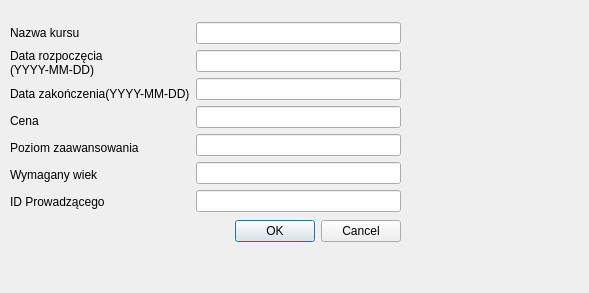
<?xml version="1.0" encoding="UTF-8"?>
<ui version="4.0">
 <class>sqlmodifykurs</class>
 <widget class="QWidget" name="sqlmodifykurs">
  <property name="geometry">
   <rect>
    <x>0</x>
    <y>0</y>
    <width>589</width>
    <height>293</height>
   </rect>
  </property>
  <property name="windowTitle">
   <string>Form</string>
  </property>
  <widget class="QWidget" name="layoutWidget">
   <property name="geometry">
    <rect>
     <x>10</x>
     <y>20</y>
     <width>391</width>
     <height>225</height>
    </rect>
   </property>
   <layout class="QGridLayout" name="gridLayout_2">
    <item row="0" column="0">
     <layout class="QGridLayout" name="gridLayout">
      <item row="0" column="0">
       <layout class="QHBoxLayout" name="horizontalLayout">
        <item>
         <layout class="QVBoxLayout" name="verticalLayout_2">
          <item>
           <widget class="QLabel" name="label">
            <property name="text">
             <string>Nazwa kursu</string>
            </property>
           </widget>
          </item>
          <item>
           <widget class="QLabel" name="label_2">
            <property name="text">
             <string>Data rozpoczęcia
(YYYY-MM-DD)</string>
            </property>
           </widget>
          </item>
          <item>
           <widget class="QLabel" name="label_3">
            <property name="text">
             <string>Data zakończenia(YYYY-MM-DD)</string>
            </property>
            <property name="wordWrap">
             <bool>false</bool>
            </property>
           </widget>
          </item>
          <item>
           <widget class="QLabel" name="label_4">
            <property name="text">
             <string>Cena</string>
            </property>
            <property name="wordWrap">
             <bool>false</bool>
            </property>
           </widget>
          </item>
          <item>
           <widget class="QLabel" name="label_9">
            <property name="text">
             <string>Poziom zaawansowania</string>
            </property>
            <property name="wordWrap">
             <bool>false</bool>
            </property>
           </widget>
          </item>
          <item>
           <widget class="QLabel" name="label_5">
            <property name="text">
             <string>Wymagany wiek</string>
            </property>
           </widget>
          </item>
          <item>
           <widget class="QLabel" name="label_6">
            <property name="text">
             <string>ID Prowadzącego</string>
            </property>
           </widget>
          </item>
         </layout>
        </item>
        <item>
         <layout class="QVBoxLayout" name="verticalLayout">
          <item>
           <widget class="QLineEdit" name="lineNazwa"/>
          </item>
          <item>
           <widget class="QLineEdit" name="lineDataRozpoczecia"/>
          </item>
          <item>
           <widget class="QLineEdit" name="lineDataZakonczenia"/>
          </item>
          <item>
           <widget class="QLineEdit" name="lineCena"/>
          </item>
          <item>
           <widget class="QLineEdit" name="linePoziom"/>
          </item>
          <item>
           <widget class="QLineEdit" name="lineWiek"/>
          </item>
          <item>
           <widget class="QLineEdit" name="lineID"/>
          </item>
         </layout>
        </item>
       </layout>
      </item>
     </layout>
    </item>
    <item row="1" column="0">
     <widget class="QDialogButtonBox" name="buttonBox">
      <property name="orientation">
       <enum>Qt::Horizontal</enum>
      </property>
      <property name="standardButtons">
       <set>QDialogButtonBox::Cancel|QDialogButtonBox::Ok</set>
      </property>
     </widget>
    </item>
   </layout>
  </widget>
 </widget>
 <resources/>
 <connections/>
</ui>
